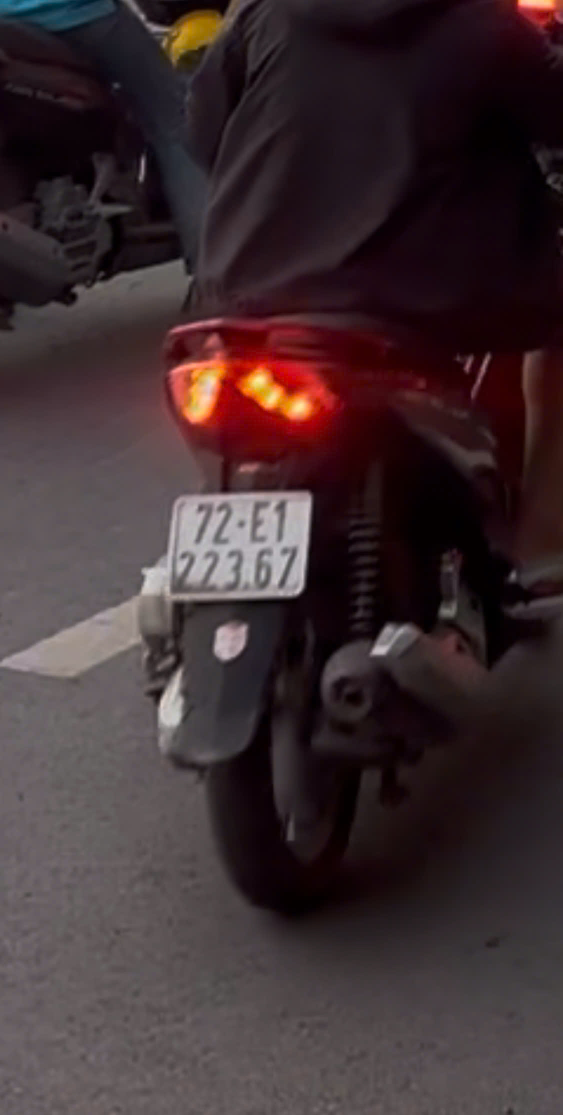
#> input picture main_code/TESTOCR/22-10-37_43.jpg, 1125 x 2230 px (shown at 1/2 size)
$ python -i module_preprocess.py   (imports and definitions only)
#> lines starting #> are read from the running program, lines starting #| are printed output that depends on the picture; after the words box and inside, x2 and y2 are one past the last pixel; in counts of white or black regions, pixels touching at a corner belong together
"""
*******************************************************************************************************************
General Information
********************************************************************************************************************
Project:       DETECT LICENSE PLATES AND TRAFFIC PENALTY INTERGRATION
File:          module_preprocess.py
Description:   This file is used to pre-process cropped plate image before OCR in main_code.
                This code is used as module import to main code

Author:        LARRY PHONG TRUC
Email:         vanphongtruc1808@gmail.com
Created:       26/10/2025
Last Update:   26/10
Version:       1.0

Python:        3.10.11
Dependencies:
Copyright:     (c) 2025 IOE INNOVATION Team
License:       [LICENSE_TYPE]

Notes:         - Just using as module
*******************************************************************************************************************
"""

#######################################################################################################################
# Imports
#######################################################################################################################
# Standard library imports
import cv2
import os


#######################################################################################################################
# Module Functions
#######################################################################################################################
def preprocess_plate(input_path, output_path, target_w=200):
#> called with input_path = 'TESTOCR/22-10-37_43.jpg', output_path = 'out.png', target_w = 200
    img = cv2.imread(input_path)
#> img is the input picture: shape (2230, 1125, 3); mean B, G, R 49.4, 46.5, 62.4
    if img is None:
        raise FileNotFoundError(input_path)
    gray = cv2.cvtColor(img, cv2.COLOR_BGR2GRAY)
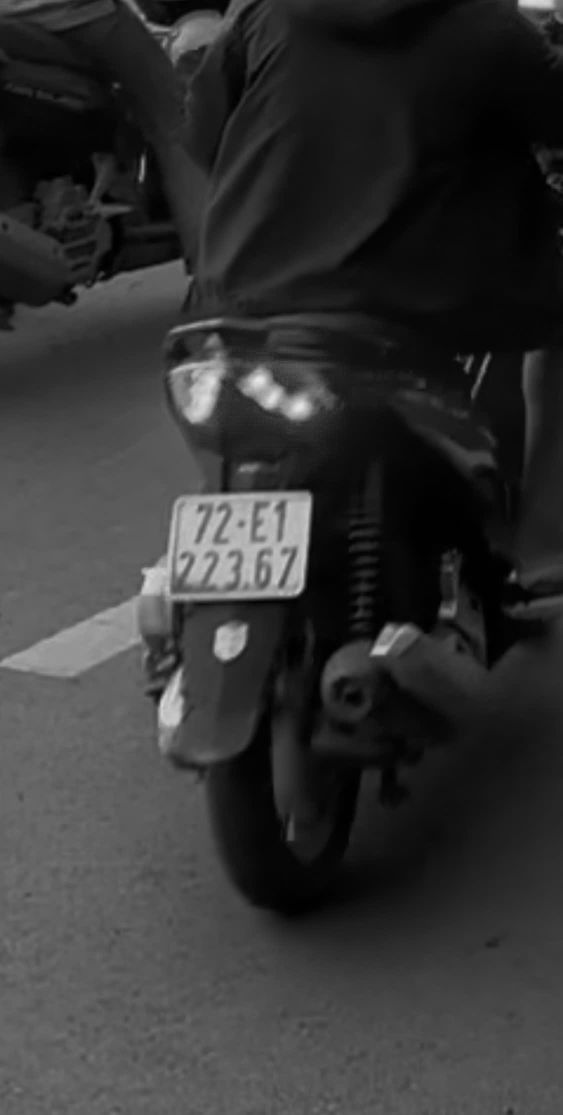
#> gray: shape (2230, 1125) (shown at 1/2 size); min 0, max 231, mean 51.6

    # Up-sample để nét chữ dày hơn tương đối
    h, w = gray.shape
#> h = 2230; w = 1125

    if w < target_w:
        scale = target_w / w
        gray = cv2.resize(gray, (0,0), fx=scale, fy=scale, interpolation=cv2.INTER_CUBIC)

    # Lọc nhẹ giữ cạnh: bilateral
    gray = cv2.bilateralFilter(gray, d=5, sigmaColor=75, sigmaSpace=75)

    # CLAHE để tăng tương phản
    clahe = cv2.createCLAHE(clipLimit=2.0, tileGridSize=(8,8))
    gray = clahe.apply(gray)
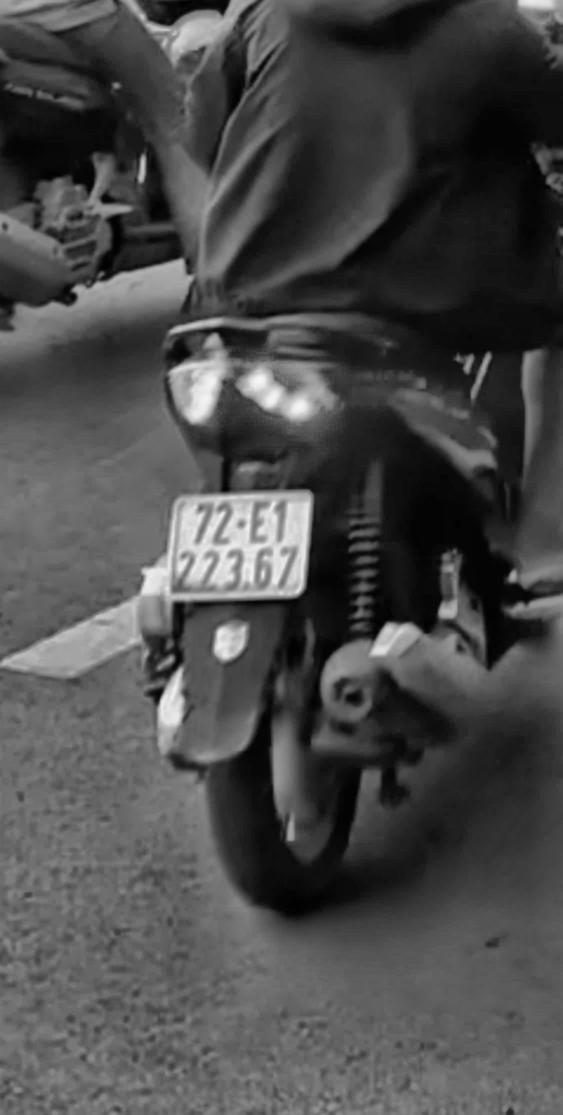
#> gray: shape (2230, 1125) (shown at 1/2 size); min 1, max 246, mean 74

    # Adaptive threshold (thử THRESH_BINARY_INV nếu nền sáng)
    binary = cv2.adaptiveThreshold(gray, 255,
                               cv2.ADAPTIVE_THRESH_GAUSSIAN_C,
                               cv2.THRESH_BINARY_INV, # hoặc THRESH_BINARY
                               blockSize=11, C=2)
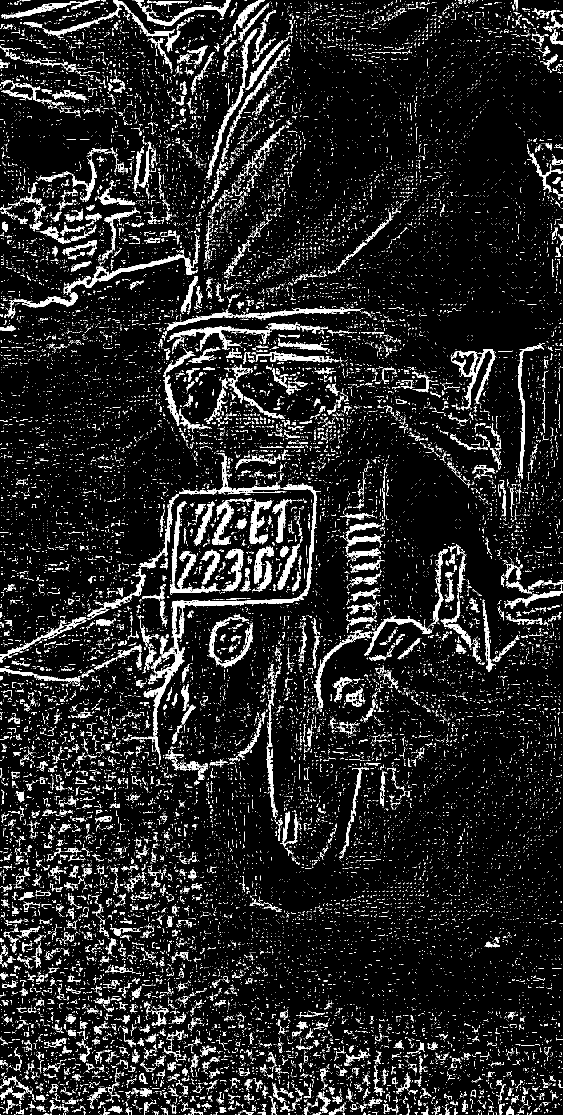
#> binary: shape (2230, 1125) (shown at 1/2 size); 10.3% white; 26068 white regions (24464 under 20 px), largest, box (x1, y1, x2, y2) and area: (259, 966, 642, 1529) 8031, (340, 1003, 441, 1190) 2863, (127, 500, 395, 590) 2685

    # Morphological closing nhỏ để nối nét, tránh opening mạnh
    kernel = cv2.getStructuringElement(cv2.MORPH_RECT, (2,2))
    binary = cv2.morphologyEx(binary, cv2.MORPH_CLOSE, kernel, iterations=1)
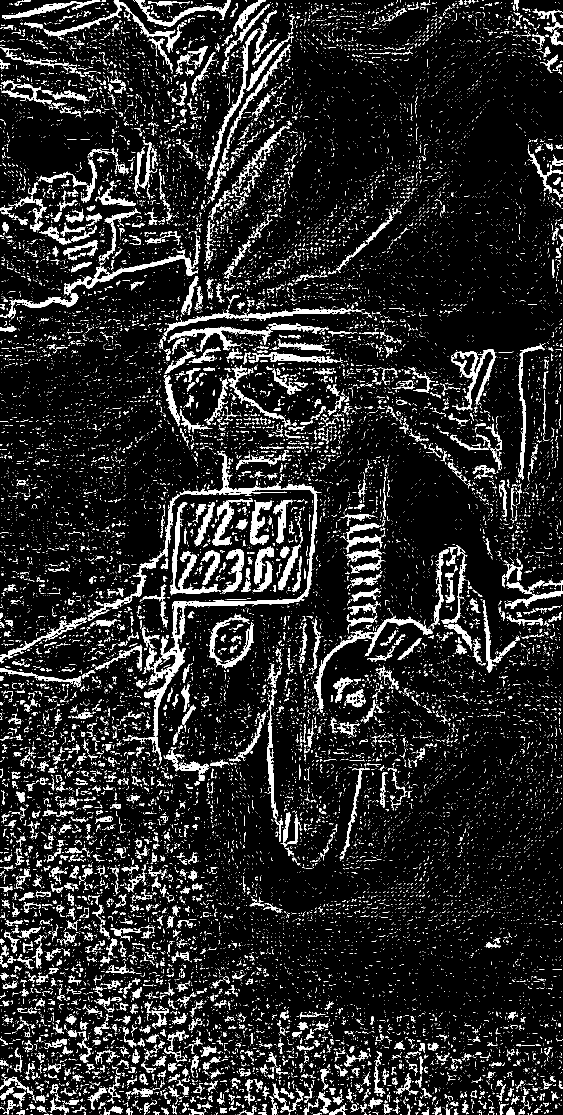
#> binary: shape (2230, 1125) (shown at 1/2 size); 11.6% white; 19750 white regions (17905 under 20 px), largest, box (x1, y1, x2, y2) and area: (260, 907, 643, 1530) 11155, (335, 646, 657, 704) 3343, (128, 475, 401, 591) 3115

    #Đảo ngược màu ảnh viền
    proc = cv2.bitwise_not(binary)
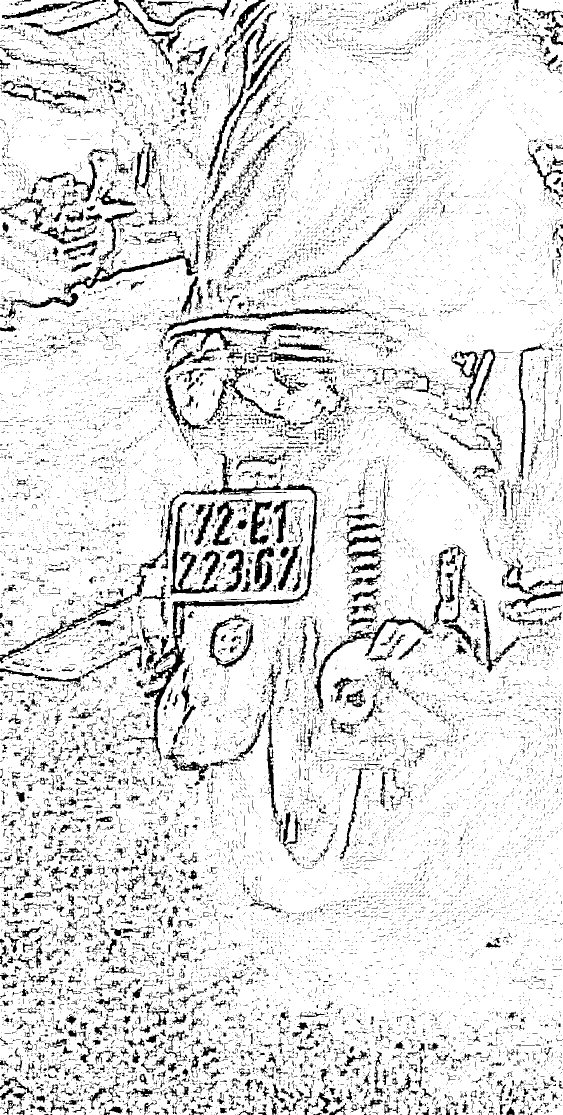
#> proc: shape (2230, 1125) (shown at 1/2 size); 88.4% white; 19750 black regions (17905 under 20 px), largest, box (x1, y1, x2, y2) and area: (260, 907, 643, 1530) 11155, (335, 646, 657, 704) 3343, (128, 475, 401, 591) 3115
    proc = proc[10:-10, 10:-10]
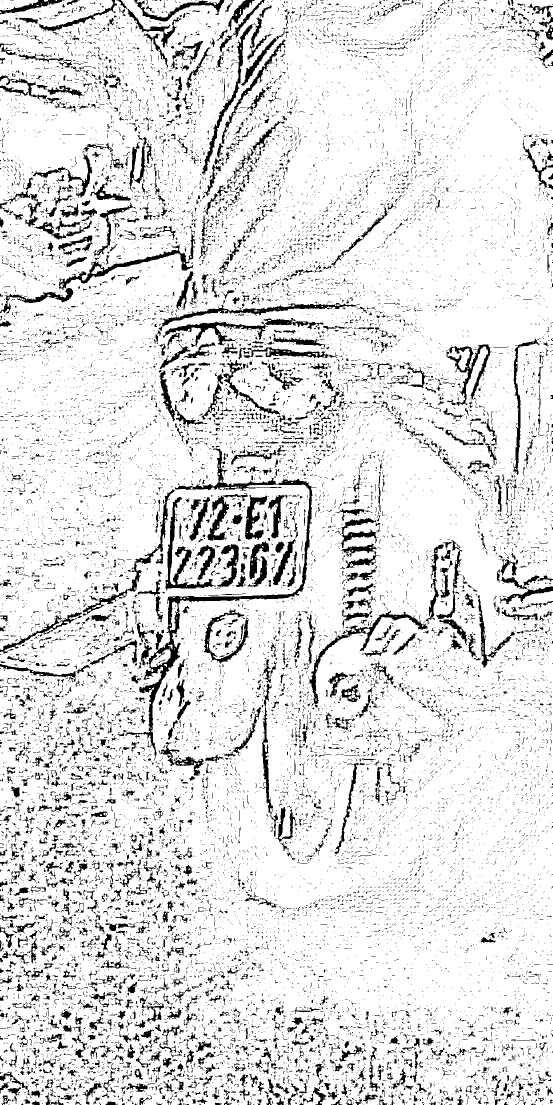
#> proc: shape (2210, 1105) (shown at 1/2 size); 88.5% white; 19267 black regions (17474 under 20 px), largest, box (x1, y1, x2, y2) and area: (250, 897, 633, 1520) 11155, (325, 636, 647, 694) 3343, (118, 465, 391, 581) 3115

    #Resize ảnh để OCR dễ đọc hơn
    h, w = proc.shape
#> h = 2210; w = 1105
    scale = 300 / w
#> scale = 0.271
    proc = cv2.resize(proc, (0,0), fx=scale, fy=scale, interpolation=cv2.INTER_CUBIC)
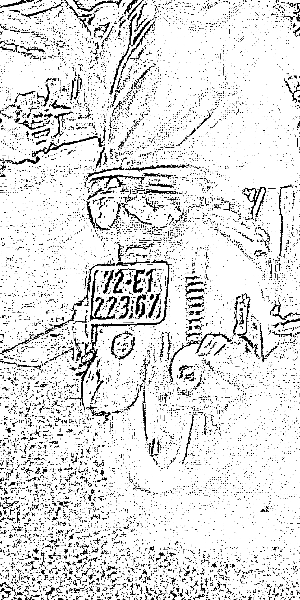
#> proc: shape (600, 300); min 0, max 255, mean 224.6

    # Optionally resize back to moderate size or keep as is
    os.makedirs(os.path.dirname(output_path), exist_ok=True)
    cv2.imwrite(output_path, proc)

>>> result = preprocess_plate('TESTOCR/22-10-37_43.jpg', 'out.png')
